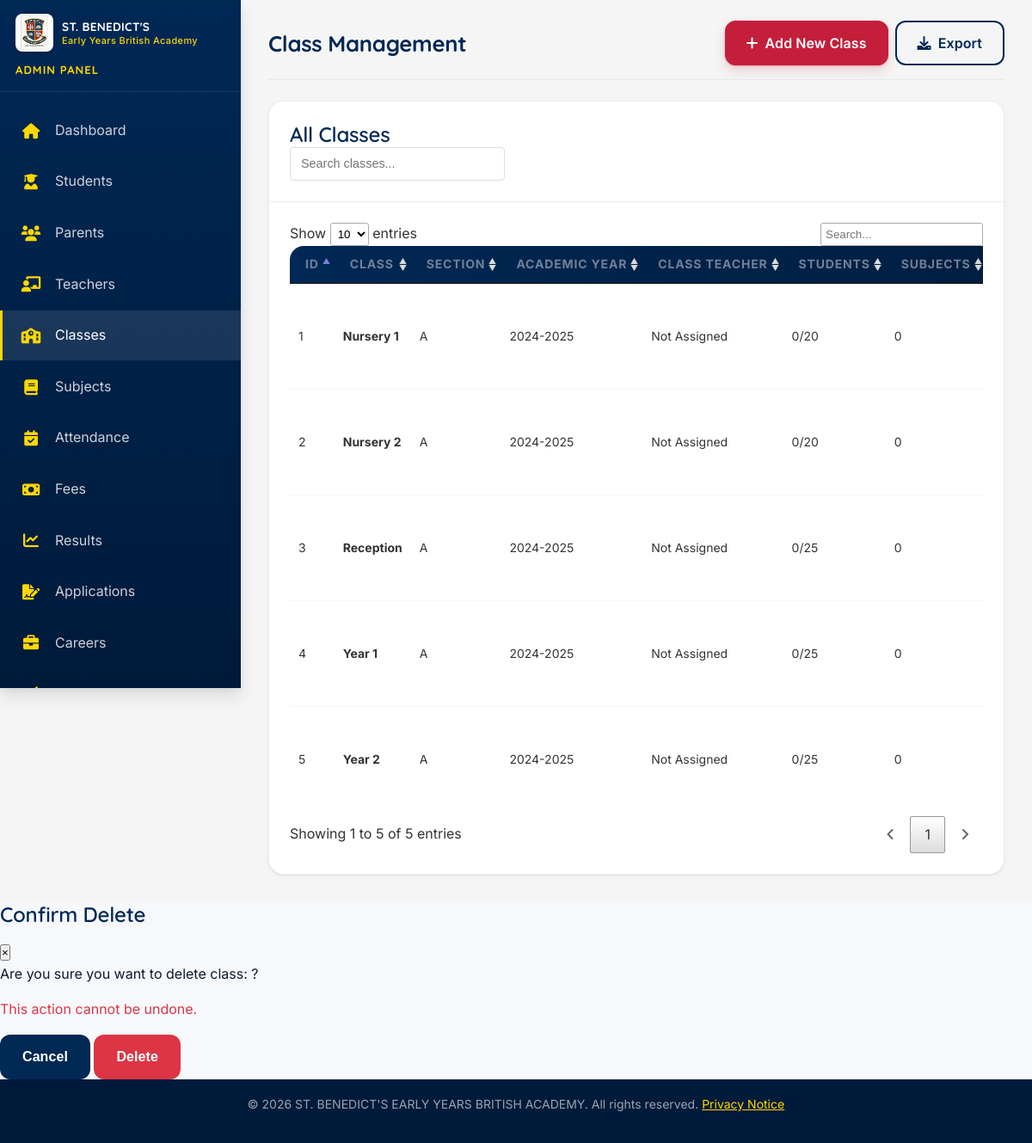
The page /admin/classes.php (signed in) on the database its author committed.
### tables this page shows
CREATE TABLE classes (
    id INT PRIMARY KEY AUTO_INCREMENT,
    class_name VARCHAR(50) NOT NULL,
    section VARCHAR(20),
    academic_year VARCHAR(20) NOT NULL,
    teacher_id INT,
    capacity INT DEFAULT 30,
    is_active BOOLEAN DEFAULT TRUE,
    created_at TIMESTAMP DEFAULT CURRENT_TIMESTAMP,
    FOREIGN KEY (teacher_id) REFERENCES teachers(id) ON DELETE SET NULL,
    INDEX idx_academic_year (academic_year)
);

### config/database.php (called while the page is built, shortened)
<?php
class Database {
    private static $instance = null;
    private $connection;
    private $charset = 'utf8mb4';
    private function __construct() {
        try {
            $dsn = "mysql:host=" . DB_HOST . ";dbname=" . DB_NAME . ";charset={$this->charset}";
            $options = [
                PDO::ATTR_ERRMODE => PDO::ERRMODE_EXCEPTION,
                PDO::ATTR_DEFAULT_FETCH_MODE => PDO::FETCH_ASSOC,
                PDO::ATTR_EMULATE_PREPARES => false,
                PDO::MYSQL_ATTR_INIT_COMMAND => "SET NAMES utf8mb4 COLLATE utf8mb4_unicode_ci"
            ];
            $this->connection = new PDO($dsn, DB_USER, DB_PASS, $options);
        } catch (PDOException $e) {
            error_log("Database Connection Error: " . $e->getMessage());
            http_response_code(503);
            die("Database connection failed. Please try again later.");
        }
    }
    public static function getInstance() {
        if (self::$instance === null) {
            self::$instance = new self();
        }
        return self::$instance;
    }
    public function query($sql, $params = []) {
        try {
            $this->statement = $this->connection->prepare($sql);
            foreach (array_values($params) as $i => $value) {
                if (is_int($value)) $type = PDO::PARAM_INT;
                elseif (is_bool($value)) { $type = PDO::PARAM_INT; $value = (int)$value; }
                elseif ($value === null) $type = PDO::PARAM_NULL;
                else $type = PDO::PARAM_STR;
                $key = is_string(array_keys($params)[$i]) ? array_keys($params)[$i] : $i + 1;
                $this->statement->bindValue($key, $value, $type);
            }
            $this->statement->execute();
            return $this->statement;
        } catch (PDOException $e) {
            error_log("Query Error: " . $e->getMessage() . " SQL: " . $sql);
            throw new Exception("Database query failed");
        }
    }
    public function getRows($sql, $params = []) {
        return $this->query($sql, $params)->fetchAll();
    }
}

### config/security.php (called while the page is built, shortened)
<?php
require_once __DIR__ . '/database.php';
if (!function_exists('e')) {
    function e($value) {
        return htmlspecialchars((string)($value ?? ''), ENT_QUOTES, 'UTF-8');
    }
}
require_once dirname(__DIR__) . '/includes/layout.php';

### admin/classes.php (the view, shortened to what this page needs)
<?php
require_once __DIR__ . '/../config/security.php';
include __DIR__ . '/../includes/header.php';
$db = Database::getInstance();
$action = isset($_GET['action']) ? $_GET['action'] : 'list';
$class = null;
$teachers = $db->getRows(
    "SELECT t.id, u.first_name, u.last_name
     FROM teachers t
     JOIN users u ON t.user_id = u.id
     WHERE u.is_active = 1
     ORDER BY u.first_name, u.last_name"
);
$classes = $db->getRows(
    "SELECT c.*,
            CONCAT(u.first_name, ' ', u.last_name) as teacher_name,
            (SELECT COUNT(*) FROM students WHERE class_id = c.id) as student_count,
            (SELECT COUNT(*) FROM subjects WHERE class_id = c.id) as subject_count
     FROM classes c
     LEFT JOIN teachers t ON c.teacher_id = t.id
     LEFT JOIN users u ON t.user_id = u.id
     ORDER BY c.class_name, c.section"
);
?>
<div class="dashboard-container">
    <main class="dashboard-main">
        <div class="dashboard-header">
            <h1>Class Management</h1>
            <div class="header-actions">
                <a href="?action=add" class="btn btn-primary">
                    <i class="fas fa-plus"></i> Add New Class
                </a>
                <a href="export?type=classes" class="btn btn-outline">
                    <i class="fas fa-download"></i> Export
                </a>
            </div>
        </div>
        <?php if ($action === 'add' || $action === 'edit'): ?>
        <div class="card">
            <div class="card-header">
                <h3><?php echo $action === 'add' ? 'Add New Class' : 'Edit Class'; ?></h3>
            </div>
            <div class="card-body">
                <form method="POST" class="form-container">
                    <input type="hidden" name="csrf_token" value="<?php echo Security::generateCSRFToken(); ?>">
                    <input type="hidden" name="action" value="<?php echo e($action); ?>">
                    <div class="form-row">
                        <div class="form-group">
                            <label for="class_name">Class Name *</label>
                            <input type="text" id="class_name" name="class_name" class="form-control"
                                   value="<?php echo htmlspecialchars($class['class_name'] ?? ''); ?>"
                                   placeholder="e.g., Nursery 1, Reception, Year 1" required>
                        </div>
                        <div class="form-group">
                            <label for="section">Section</label>
                            <input type="text" id="section" name="section" class="form-control"
                                   value="<?php echo htmlspecialchars($class['section'] ?? 'A'); ?>"
                                   placeholder="e.g., A, B, C">
                        </div>
                        <div class="form-group">
                            <label for="academic_year">Academic Year *</label>
                            <input type="text" id="academic_year" name="academic_year" class="form-control"
                                   value="<?php echo htmlspecialchars($class['academic_year'] ?? (currentAcademicYear())); ?>"
                                   placeholder="YYYY-YYYY" required>
                            <small class="form-text text-muted">Format: 2024-2025</small>
                        </div>
                        <div class="form-group">
                            <label for="teacher_id">Class Teacher</label>
                            <select id="teacher_id" name="teacher_id" class="form-control">
                                <option value="">-- Select Teacher --</option>
                                <?php foreach ($teachers as $teacher): ?>
                                <option value="<?php echo e($teacher['id']); ?>"
                                    <?php echo (isset($class['teacher_id']) && $class['teacher_id'] == $teacher['id']) ? 'selected' : ''; ?>>
                                    <?php echo htmlspecialchars($teacher['first_name'] . ' ' . $teacher['last_name']); ?>
                                </option>
                                <?php endforeach; ?>
                            </select>
                        </div>
                        <div class="form-group">
                            <label for="capacity">Capacity *</label>
                            <input type="number" id="capacity" name="capacity" class="form-control"
                                   value="<?php echo htmlspecialchars($class['capacity'] ?? 30); ?>"
                                   min="1" max="100" required>
                        </div>
                        <div class="form-group">
                            <label class="checkbox-label">
                                <input type="checkbox" name="is_active" value="1"
                                       <?php echo (!isset($class['is_active']) || $class['is_active']) ? 'checked' : ''; ?>>
                                Active Class
                            </label>
                        </div>
                    </div>
                    <div class="form-actions">
                        <button type="submit" class="btn btn-primary">
                            <i class="fas fa-save"></i> <?php echo $action === 'add' ? 'Add Class' : 'Update Class'; ?>
                        </button>
                        <a href="classes" class="btn btn-outline">
                            <i class="fas fa-times"></i> Cancel
                        </a>
                    </div>
                </form>
            </div>
        </div>
        <?php else: ?>
        <div class="card">
            <div class="card-header">
                <h3>All Classes</h3>
                <div class="card-tools">
                    <input type="text" id="searchInput" class="form-control" placeholder="Search classes..." style="width: 250px;">
                </div>
            </div>
            <div class="card-body">
                <?php if (!empty($classes)): ?>
                <div class="table-responsive">
                    <table class="data-table" id="classesTable">
                        <thead>
                            <tr>
                                <th>ID</th>
                                <th>Class</th>
                                <th>Section</th>
                                <th>Academic Year</th>
                                <th>Class Teacher</th>
                                <th>Students</th>
                                <th>Subjects</th>
                            </tr>
                        </thead>
                        <tbody>
                            <?php foreach ($classes as $cls): ?>
                            <tr>
                                <td><?php echo e($cls['id']); ?></td>
                                <td><strong><?php echo htmlspecialchars($cls['class_name']); ?></strong></td>
                                <td><?php echo htmlspecialchars($cls['section']); ?></td>
                                <td><?php echo htmlspecialchars($cls['academic_year']); ?></td>
                                <td><?php echo htmlspecialchars($cls['teacher_name'] ?? 'Not Assigned'); ?></td>
                                <td>
                                    <?php echo e($cls['student_count']); ?>/<?php echo e($cls['capacity']); ?>
                                </td>
                                <td><?php echo e($cls['subject_count']); ?></td>
                            </tr>
                            <?php endforeach; ?>
                        </tbody>
                    </table>
                </div>
                <?php endif; ?>
            </div>
        </div>
        <?php endif; ?>
    </main>
</div>
<div id="deleteModal" class="modal">
    <div class="modal-content">
        <div class="modal-header">
            <h3>Confirm Delete</h3>
            <button type="button" class="close" onclick="closeModal()">&times;</button>
        </div>
        <div class="modal-body">
            <p>Are you sure you want to delete class: <strong id="className"></strong>?</p>
            <p class="text-danger">This action cannot be undone.</p>
        </div>
        <div class="modal-footer">
            <form method="POST" id="deleteForm">
                <button type="button" class="btn btn-secondary" onclick="closeModal()">Cancel</button>
                <button type="submit" class="btn btn-danger">Delete</button>
            </form>
        </div>
    </div>
</div>
<?php include __DIR__ . '/../includes/footer.php'; ?>

### assets/css/mobile.css (style rules this page uses)
html { -webkit-text-size-adjust: 100%; text-size-adjust: 100%; }
body { overflow-x: hidden; }
body .table-responsive, body .dataTables_wrapper { max-width: 100%; overflow-x: auto; -webkit-overflow-scrolling: touch; }
body .data-table, body .table { width: 100%; }
@media (min-width: 992px) { body .dashboard-main { min-width: 0; max-width: calc(100% - var(--sidebar-width, 280px)); box-sizing: border-box; } }
@media (min-width: 992px) { body .dashboard-header { flex-wrap: wrap; gap: 12px; } }
@media (min-width: 992px) { body .header-actions { display: flex; flex-wrap: wrap; gap: 8px; } }
@media (min-width: 992px) { body .dashboard-container { align-items: flex-start; } }
@media (min-width: 992px) { body .dashboard-main, body .dashboard-main.expanded { margin-left: 0 !important; flex: 1 1 0; max-width: none; min-width: 0; } }

### assets/css/polish.css (style rules this page uses)
:root { --ink: #0f1b2d; --ink-soft: #4a5568; --ink-mute: #718096; --line: rgba(15, 27, 45, .08); --surface: #ffffff; --surface-alt: #f6f8fb; --brand: #002855; --brand-deep: #001a3a; --accent: #c41e3a; --gold-ui: #ffd23f; --r-sm: 8px; --r-md: 12px; --r-lg: 18px; --elev-1: 0 1px 2px rgba(15,27,45,.06), 0 2px 8px rgba(15,27,45,.04); --elev-2: 0 4px 12px rgba(15,27,45,.08), 0 12px 32px rgba(15,27,45,.06); --space-section: clamp(48px, 8vw, 96px); }
html { scroll-behavior: auto; }
body { color: var(--ink); -webkit-font-smoothing: antialiased; -moz-osx-font-smoothing: grayscale; text-rendering: optimizeLegibility; }
h1, h2, h3, h4 { color: var(--brand); letter-spacing: -.01em; text-wrap: balance; }
p { text-wrap: pretty; }
body .btn { border-radius: var(--r-md); font-weight: 600; letter-spacing: .005em; box-shadow: none; transition: background-color .15s, border-color .15s, color .15s, box-shadow .15s, transform .15s; }
body .btn-primary { background: var(--accent); border: 1px solid var(--accent); color: #fff; box-shadow: 0 1px 2px rgba(196,30,58,.25), 0 6px 14px rgba(196,30,58,.18); }
body .program-card, body .news-card, body.is-auth .stat-box, body .card { border-radius: var(--r-lg); border: 1px solid var(--line); box-shadow: var(--elev-1); background: var(--surface); }
@media (min-width: 992px) { body.in-portal .dashboard-main { padding-top: 24px !important; } }
body .dashboard-header { display: flex !important; align-items: center !important; justify-content: space-between !important; gap: 16px; margin-bottom: 24px; padding-bottom: 16px; border-bottom: 1px solid #e2e8f0; }
body .dashboard-header h1 { margin: 0; font-size: 1.6rem; font-weight: 700; color: var(--brand, #002855); }
body.is-auth { background: var(--surface-alt); }
body .dashboard-header h1 { color: var(--brand); letter-spacing: -.01em; }
body .card-header { background: var(--surface); border-bottom: 1px solid var(--line); }
body table th { font-size: .74rem; letter-spacing: .06em; text-transform: uppercase; color: var(--ink-mute); font-weight: 700; }
body table td { color: var(--ink); }
body .form-control, body select, body input[type="text"], body input[type="email"], body input[type="password"], body input[type="date"], body input[type="number"], body textarea { border-radius: var(--r-md); border-color: #d6dde8; }
body table { border-collapse: collapse; }
body .table, body .data-table { width: 100%; border-collapse: collapse; }
body table th, body table td { text-align: left; vertical-align: middle; }
body .table-responsive { width: 100%; max-width: 100%; overflow-x: auto; }

### admin/classes.php (style rules this page uses)
.card-tools { display: flex; gap: 10px; }
#searchInput { padding: 8px 12px; border: 1px solid #ddd; border-radius: 4px; font-size: 0.9rem; }

### rows shown on the page
classes: id "1", class_name "Nursery 1", section "A", academic_year "2024-2025", teacher_name "Not Assigned", student_count "0", capacity "20", subject_count "0"
classes: id "2", class_name "Nursery 2", section "A", academic_year "2024-2025", teacher_name "Not Assigned", student_count "0", capacity "20", subject_count "0"
classes: id "3", class_name "Reception", section "A", academic_year "2024-2025", teacher_name "Not Assigned", student_count "0", capacity "25", subject_count "0"
classes: id "4", class_name "Year 1", section "A", academic_year "2024-2025", teacher_name "Not Assigned", student_count "0", capacity "25", subject_count "0"
classes: id "5", class_name "Year 2", section "A", academic_year "2024-2025", teacher_name "Not Assigned", student_count "0", capacity "25", subject_count "0"

### other values the page prints
$titles[$role] "ADMIN PANEL"
$label "Dashboard"
$label "Students"
$label "Parents"
$label "Teachers"
$label "Classes"
$label "Subjects"
$label "Attendance"
$label "Fees"
$label "Results"
$label "Applications"
$label "Careers"
SCHOOL_NAME "ST. BENEDICT'S EARLY YEARS BRITISH ACADEMY"
